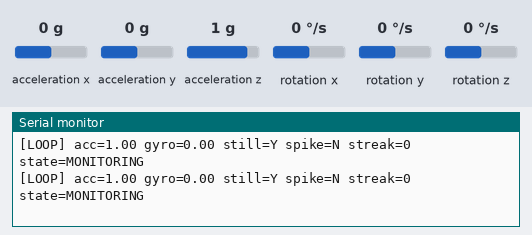
A sketch run on a simulated ESP32. Parts: the last lines printed to the serial monitor. Inputs (shaded band) come from the test bench; at power-on: acceleration x 0 g, acceleration y 0 g, acceleration z 1 g, rotation x 0 °/s, rotation y 0 °/s, rotation z 0 °/s. WiFi joins after 1.5 s; servers stay silent unless stated; uploads are accepted with an empty reply.

Above: at 4.2 s.
4.3 s: acceleration x set to -1.4 g
At 4.52 s:
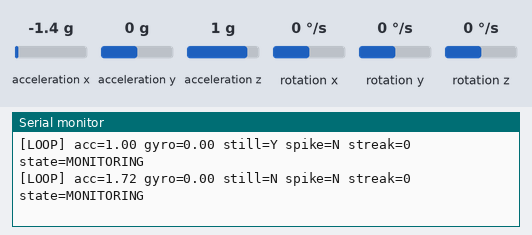
6.0 s: acceleration y set to -1.4 g
At 6.59 s:
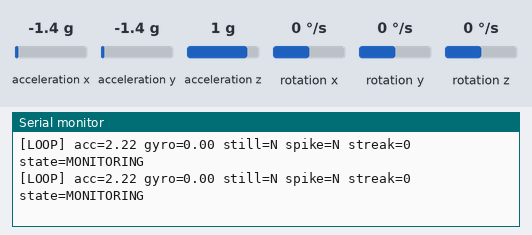
7.5 s: acceleration z set to -1.4 g
At 8.67 s:
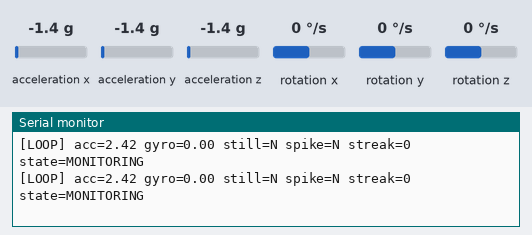
9.0 s: rotation x set to -192 °/s
At 9.03 s:
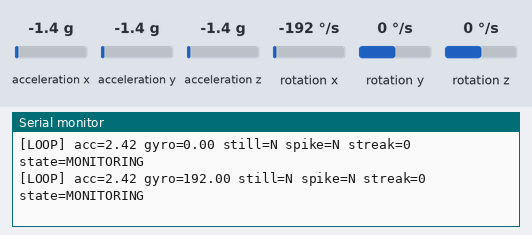
10.5 s: rotation y set to -192 °/s
At 10.75 s:
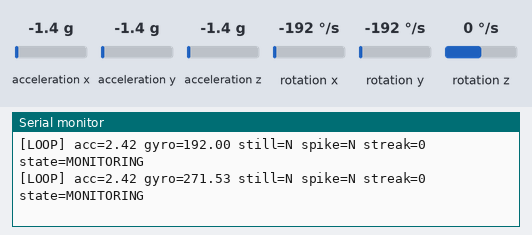
Timing chart, 0 to 13.0 s (numbered marks = the images above; inputs shaded):
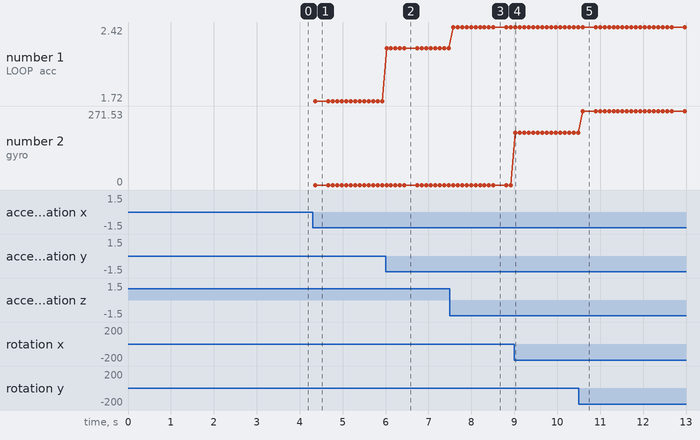

Measured:
- after the input at 4.3 s, the serial monitor: prints a new line after 0.07 s (image 1)
- after the input at 6.0 s, the serial monitor: prints a new line at once (image 2)
- after the input at 7.5 s, the serial monitor: prints a new line after 0.08 s (image 3)
- after the input at 9.0 s, the serial monitor: prints a new line at once (image 4)
- after the input at 10.5 s, the serial monitor: prints a new line after 0.09 s (image 5)
- plotted number 1: 1.72 → 2.22 after the input at 6.0 s, 2.22 → 2.42 after the input at 7.5 s
- plotted number 2: 0 → 192 after the input at 9.0 s, 192 → 271.53 after the input at 10.5 s

The sketch:

fall_detection.ino
```cpp
#include <WiFi.h>
#include <HTTPClient.h>
#include <Wire.h>
#include <MPU6050.h>
#include <math.h>

MPU6050 mpu;

// ---------------- WIFI (HOTSPOT) ----------------
const char* ssid     = "Fall detector";
const char* password = "@andha123";

// Backend (laptop hotspot IP)
String server = "http://192.168.137.1:8000/sensor";

// ---------------- AUTH ----------------
// Paste a fresh valid session token here before each demo/test session.
// Tokens expire after 24h (see SESSION_EXPIRE_HOURS in main.py) and the
// in-memory session store resets every time the backend restarts.
String SESSION_TOKEN = "5ecce2583643096ea4b9e50350d557daecc191512e997f184f8f613476b005a5";

// ---------------- TIMING ----------------
unsigned long lastSend = 0;
const long interval = 2000;   // how often we POST while in normal motion

// ---------------- MOTION THRESHOLDS ----------------
const float STILL_ACC_LOW  = 0.90;
const float STILL_ACC_HIGH = 1.10;
const float MOTION_GYRO_THRESHOLD = 20.0;
const float FALL_ACC_THRESHOLD = 2.5;
const float FALL_GYRO_THRESHOLD = 200.0;

// ---------------- FALL CONFIRMATION STATE ----------------
// A real fall = spike (high acc + high gyro) followed by stillness.
// We confirm in two stages so a brief shake/vibration alone can't trigger
// a false alert — only spike-THEN-stillness counts as a real fall.
enum FallState { MONITORING, IMPACT_DETECTED, FALL_CONFIRMED };
FallState fallState = MONITORING;

unsigned long impactTime = 0;
const unsigned long STILLNESS_REQUIRED      = 1500;    // must stay still this long after impact
const unsigned long FALL_WINDOW             = 3000;    // if no stillness within this long, was not a fall
const unsigned long FALL_CONFIRMED_TIMEOUT  = 60000UL; // safety: force reset after 60s if stuck

int impactStreak = 0;
const int IMPACT_STREAK_REQUIRED = 1;   // single spike sufficient — thresholds (2.5g / 200dps) are strict enough

bool alertSent = false;   // tracks whether we've already POSTed fall=1 for this event

// ---------------- SNAPSHOT OF IMPACT VALUES ----------------
// Saved at the moment the impact spike is confirmed so that when we POST
// fall=1 (which may happen milliseconds later at resting sensor values)
// the DB row always shows the real impact acc/gyro, not resting noise.
float fallAcc  = 0.0;
float fallGyro = 0.0;

// ---------------- DIAGNOSTIC PRINTING ----------------
// Prints every loop so you can watch the state machine live in Serial
// Monitor instead of guessing from 2-second-spaced database rows.
// Set to false once everything is confirmed working, to reduce clutter.
const bool VERBOSE = true;

// ---------------- WIFI RECONNECT FUNCTION ----------------
void connectWiFi() {
    WiFi.disconnect(true);
    delay(1000);

    WiFi.begin(ssid, password);
    Serial.print("Connecting WiFi");

    int retry = 0;
    while (WiFi.status() != WL_CONNECTED && retry < 20) {
        delay(500);
        Serial.print(".");
        retry++;
    }

    if (WiFi.status() == WL_CONNECTED) {
        Serial.println("\nWiFi Connected");
        Serial.println(WiFi.localIP());
    } else {
        Serial.println("\nWiFi Failed");
    }
}

// ---------------- SETUP ----------------
void setup() {
    Serial.begin(115200);
    delay(500);
    Serial.println("\n=== IoT Fall Detection (Email-only build) ===");
    Serial.println(server);

    connectWiFi();

    Wire.begin(21, 22);
    mpu.initialize();

    if (mpu.testConnection()) {
        Serial.println("MPU6050 Connected");
    } else {
        Serial.println("MPU6050 ERROR - check wiring");
    }

    Serial.println("Setup complete. Entering monitoring loop...\n");
}

// ---------------- LOOP ----------------
void loop() {
    int16_t ax, ay, az, gx, gy, gz;
    mpu.getMotion6(&ax, &ay, &az, &gx, &gy, &gz);

    float acc  = sqrt((float)ax * (float)ax + (float)ay * (float)ay + (float)az * (float)az) / 16384.0;
    float gyro = sqrt((float)gx * (float)gx + (float)gy * (float)gy + (float)gz * (float)gz) / 131.0;

    bool isStill     = (acc >= STILL_ACC_LOW && acc <= STILL_ACC_HIGH && gyro < MOTION_GYRO_THRESHOLD);
    bool motion      = !isStill;
    bool impactSpike = (acc > FALL_ACC_THRESHOLD && gyro > FALL_GYRO_THRESHOLD);

    int fallFlag = 0;

    // ---------------- FALL CONFIRMATION STATE MACHINE ----------------
    switch (fallState) {

        case MONITORING:
            if (impactSpike) {
                impactStreak++;
                if (impactStreak >= IMPACT_STREAK_REQUIRED) {
                    // FIX 2: snapshot the real impact values RIGHT HERE
                    // so the fall=1 POST always carries spike-level acc/gyro
                    // regardless of when the HTTP request actually fires.
                    fallAcc      = acc;
                    fallGyro     = gyro;
                    fallState    = IMPACT_DETECTED;
                    impactTime   = millis();
                    impactStreak = 0;
                    alertSent    = false;
                    Serial.print(">>> Impact spike confirmed (acc=");
                    Serial.print(acc, 2);
                    Serial.print(" gyro=");
                    Serial.print(gyro, 2);
                    Serial.println(") -> waiting for stillness...");
                }
            } else {
                impactStreak = 0;
            }
            break;

        case IMPACT_DETECTED:
            if (isStill) {
                if (millis() - impactTime >= STILLNESS_REQUIRED) {
                    fallState = FALL_CONFIRMED;
                    Serial.println(">>> FALL CONFIRMED -> stillness after impact detected!");
                }
            } else if (millis() - impactTime > FALL_WINDOW) {
                fallState  = MONITORING;
                fallAcc    = 0.0;
                fallGyro   = 0.0;
                Serial.println(">>> Spike was not a fall (kept moving). Resetting.");
            }
            break;

        case FALL_CONFIRMED:
            // FIX 1: only raise fallFlag if alert has NOT been sent yet.
            // Prevents repeated fall=1 rows in the DB while device lies still.
            if (!alertSent) {
                fallFlag = 1;
            }

            // Exit 1: person/device moved again
            if (!isStill && acc > 0.5) {
                fallState  = MONITORING;
                fallFlag   = 0;
                alertSent  = false;
                fallAcc    = 0.0;
                fallGyro   = 0.0;
                Serial.println(">>> Movement detected after fall. Resuming monitoring.");
            }
            // Exit 2: safety timeout, prevents permanent stuck state
            else if (millis() - impactTime > FALL_CONFIRMED_TIMEOUT) {
                fallState  = MONITORING;
                fallFlag   = 0;
                alertSent  = false;
                fallAcc    = 0.0;
                fallGyro   = 0.0;
                Serial.println(">>> Timeout reached with no movement. Resetting state.");
            }
            break;
    }

    if (VERBOSE) {
        Serial.print("[LOOP] acc="); Serial.print(acc, 2);
        Serial.print(" gyro="); Serial.print(gyro, 2);
        Serial.print(" still="); Serial.print(isStill ? "Y" : "N");
        Serial.print(" spike="); Serial.print(impactSpike ? "Y" : "N");
        Serial.print(" streak="); Serial.print(impactStreak);
        Serial.print(" state=");
        Serial.println(fallState == MONITORING ? "MONITORING" :
                        fallState == IMPACT_DETECTED ? "IMPACT_DETECTED" : "FALL_CONFIRMED");
    }

    // ---------------- SEND TO BACKEND ----------------
    // Send immediately and unconditionally the moment a fall is confirmed
    // (don't wait for the normal 2s motion-interval throttle).
    bool sendNow = false;

    if (fallFlag == 1 && !alertSent) {
        sendNow = true;
    } else if (motion && (millis() - lastSend >= interval)) {
        sendNow = true;
    }

    if (sendNow) {
        lastSend = millis();

        if (WiFi.status() == WL_CONNECTED) {

            HTTPClient http;
            http.setTimeout(3000);
            http.begin(server);
            http.addHeader("Content-Type", "application/json");
            http.addHeader("Authorization", "Bearer " + SESSION_TOKEN);

            // FIX 2: when posting fall=1, use the snapshotted impact values
            // (fallAcc / fallGyro) so the DB row always shows spike-level
            // readings — not whatever the sensor happens to read at POST time.
            String json = "{";
            if (fallFlag == 1) {
                json += "\"acc\":"  + String(fallAcc,  2);
                json += ",\"gyro\":" + String(fallGyro, 2);
            } else {
                json += "\"acc\":"  + String(acc,  2);
                json += ",\"gyro\":" + String(gyro, 2);
            }
            json += ",\"fall\":" + String(fallFlag);
            json += "}";

            int httpCode = http.POST(json);

            Serial.print("HTTP: ");
            Serial.println(httpCode);

            if (httpCode != 200) {
                String body = http.getString();
                Serial.println("Response body: " + body);
            }

            http.end();

            if (fallFlag == 1) {
                if (httpCode == 200) {
                    alertSent = true;
                    Serial.println(">>> Fall alert sent to backend. Email should be on its way.");
                } else {
                    Serial.println(">>> Fall alert POST failed - will retry next loop.");
                }
            }

            if (httpCode <= 0) {
                Serial.println("Backend unreachable -> retrying WiFi...");
                connectWiFi();
            }

        } else {
            Serial.println("WiFi lost -> reconnecting...");
            connectWiFi();
        }
    }

    delay(100);
}
```
